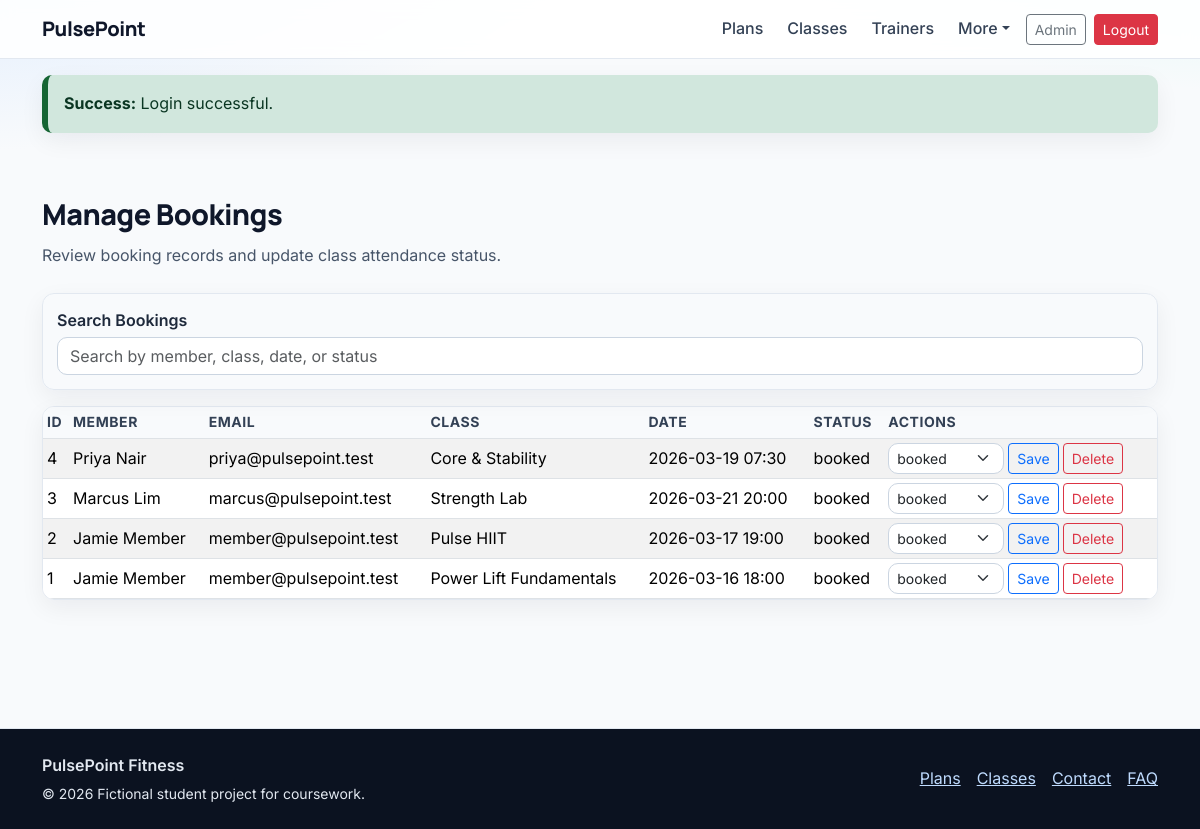
Screenshot of /admin/bookings (signed in) with the database file from the repository.
### tables this page shows
CREATE TABLE bookings (
  id INT AUTO_INCREMENT PRIMARY KEY,
  user_id INT NOT NULL,
  class_id INT NOT NULL,
  booking_status ENUM('booked','cancelled','completed') NOT NULL DEFAULT 'booked',
  created_at TIMESTAMP DEFAULT CURRENT_TIMESTAMP,
  updated_at TIMESTAMP DEFAULT CURRENT_TIMESTAMP ON UPDATE CURRENT_TIMESTAMP,
  CONSTRAINT fk_bookings_user FOREIGN KEY (user_id) REFERENCES users(id) ON DELETE CASCADE,
  CONSTRAINT fk_bookings_class FOREIGN KEY (class_id) REFERENCES classes(id) ON DELETE CASCADE,
  UNIQUE KEY uq_active_booking (user_id, class_id, booking_status)
);

CREATE TABLE users (
  id INT AUTO_INCREMENT PRIMARY KEY,
  role_id INT NOT NULL,
  full_name VARCHAR(120) NOT NULL,
  email VARCHAR(150) NOT NULL UNIQUE,
  password_hash VARCHAR(255) NOT NULL,
  phone VARCHAR(30) DEFAULT NULL,
  created_at TIMESTAMP DEFAULT CURRENT_TIMESTAMP,
  updated_at TIMESTAMP DEFAULT CURRENT_TIMESTAMP ON UPDATE CURRENT_TIMESTAMP,
  CONSTRAINT fk_users_role FOREIGN KEY (role_id) REFERENCES roles(id)
);

CREATE TABLE classes (
  id INT AUTO_INCREMENT PRIMARY KEY,
  trainer_id INT NOT NULL,
  location_id INT NOT NULL,
  title VARCHAR(120) NOT NULL,
  description TEXT NOT NULL,
  class_date DATE NOT NULL,
  start_time TIME NOT NULL,
  end_time TIME NOT NULL,
  capacity INT NOT NULL,
  status ENUM('active','inactive') NOT NULL DEFAULT 'active',
  created_at TIMESTAMP DEFAULT CURRENT_TIMESTAMP,
  updated_at TIMESTAMP DEFAULT CURRENT_TIMESTAMP ON UPDATE CURRENT_TIMESTAMP,
  CONSTRAINT fk_classes_trainer FOREIGN KEY (trainer_id) REFERENCES trainers(id),
  CONSTRAINT fk_classes_location FOREIGN KEY (location_id) REFERENCES gym_locations(id)
);

### app/Core/helpers.php (called while the page is built, shortened)
<?php
function view(string $template, array $data = [], string $layout = 'main'): void
{
    extract($data, EXTR_SKIP);
    $viewPath = __DIR__ . '/../Views/' . $template . '.php';
    require $viewPath;
}
function e(?string $value): string
{
    return htmlspecialchars((string) $value, ENT_QUOTES, 'UTF-8');
}

### app/Core/Controller.php (called while the page is built, shortened)
<?php
class Controller
{
    protected function render(string $view, array $data = [], string $layout = 'main'): void
    {
        view($view, $data, $layout);
    }
}

### app/Controllers/AdminController.php (called while the page is built, shortened)
<?php
class AdminController extends Controller
{
    public function bookings(): void
    {
        $this->render('admin/bookings', ['title' => 'Manage Bookings', 'bookings' => (new BookingModel())->allWithDetails()]);
    }
}

### public/index.php (called while the page is built, shortened)
<?php
$uri = parse_url($_SERVER['REQUEST_URI'] ?? '/', PHP_URL_PATH) ?: '/';
$method = $_SERVER['REQUEST_METHOD'] ?? 'GET';
$routes = config('routes');
$matched = null;
foreach ($routes as $route) {
    [$routeMethod, $routePath, $controllerName, $action, $middleware] = $route;
    if ($method === $routeMethod && $uri === $routePath) {
        $matched = $route;
        break;
    }
}
[, , $controllerName, $action, $middleware] = $matched;
$controller = new $controllerClass();
$controller->$action();

### app/Models/BaseModel.php (called while the page is built, shortened)
<?php
abstract class BaseModel
{
    public function __construct()
    {
        $this->db = Database::connection();
    }
}

### app/Core/Database.php (called while the page is built, shortened)
<?php
class Database
{
    private static ?PDO $pdo = null;
    public static function connection(): PDO
    {
        if (self::$pdo !== null) {
            return self::$pdo;
        }
        $db = config('database');
        $dsn = sprintf(
            'mysql:host=%s;port=%d;dbname=%s;charset=%s',
            $db['host'],
            $db['port'],
            $db['name'],
            $db['charset']
        );
        try {
            self::$pdo = new PDO($dsn, $db['user'], $db['pass'], [
                PDO::ATTR_ERRMODE => PDO::ERRMODE_EXCEPTION,
                PDO::ATTR_DEFAULT_FETCH_MODE => PDO::FETCH_ASSOC,
                PDO::ATTR_EMULATE_PREPARES => false,
            ]);
        } catch (PDOException $e) {
            http_response_code(500);
            error_log('Database connection failed: ' . $e->getMessage());
            $app = config('app');
            if (($app['debug'] ?? false) === true) {
                exit('Database connection failed: ' . $e->getMessage());
            }
            exit('Database connection failed.');
        }
        return self::$pdo;
    }
}

### app/Models/BookingModel.php (called while the page is built, shortened)
<?php
class BookingModel extends BaseModel
{
    public function allWithDetails(): array
    {
        $sql = 'SELECT b.*, u.full_name, u.email, c.title, c.class_date, c.start_time
                FROM bookings b
                JOIN users u ON u.id = b.user_id
                JOIN classes c ON c.id = b.class_id
                ORDER BY b.id DESC';
        $stmt = $this->db->query($sql);
        return $stmt->fetchAll();
    }
}

### app/Views/admin/bookings.php (the view, shortened to what this page needs)
<section class="container page-shell">
  <h1 class="section-title">Manage Bookings</h1>
  <p class="section-subtitle">Review booking records and update class attendance status.</p>
  <div class="admin-toolbar">
    <label for="bookings-filter" class="form-label mb-1">Search Bookings</label>
    <input id="bookings-filter" type="search" class="form-control" placeholder="Search by member, class, date, or status" data-table-filter="#bookings-table">
  </div>
  <?php if (empty($bookings)): ?>
    <div class="empty-state">No bookings available.</div>
  <?php else: ?>
    <div class="table-responsive">
      <table id="bookings-table" class="table table-sm table-striped align-middle">
        <thead><tr><th>ID</th><th>Member</th><th>Email</th><th>Class</th><th>Date</th><th>Status</th><th>Actions</th></tr></thead>
        <tbody>
          <?php foreach ($bookings as $b): ?>
            <tr>
              <td><?= (int)$b['id'] ?></td>
              <td><?= e($b['full_name']) ?></td>
              <td><?= e($b['email']) ?></td>
              <td><?= e($b['title']) ?></td>
              <td><?= e($b['class_date']) ?> <?= e(substr($b['start_time'],0,5)) ?></td>
              <td><?= e($b['booking_status']) ?></td>
              <td class="d-flex gap-1">
                <form action="/admin/bookings/update" method="post" class="d-flex gap-1">
                  <select name="booking_status" class="form-select form-select-sm">
                    <option value="booked" <?= $b['booking_status']==='booked'?'selected':'' ?>>booked</option>
                  </select>
                  <button class="btn btn-sm btn-outline-primary">Save</button>
                </form>
                <form action="/admin/bookings/delete" method="post">
                  <button class="btn btn-sm btn-outline-danger">Delete</button>
                </form>
              </td>
            </tr>
          <?php endforeach; ?>
        </tbody>
      </table>
    </div>
  <?php endif; ?>
</section>

### public/assets/css/styles.css (style rules this page uses)
:root { --pp-bg: #f8fafc; --pp-bg-soft: #f1f5f9; --pp-surface: #ffffff; --pp-surface-alt: #f8fafc; --pp-text: #0f172a; --pp-muted: #475569; --pp-border: #e2e8f0; --pp-primary: #2563eb; --pp-primary-strong: #1d4ed8; --pp-accent: #0f766e; --pp-danger: #b91c1c; --pp-success: #166534; --pp-warning: #854d0e; --pp-focus: #0ea5e9; --pp-shadow-1: 0 8px 24px rgba(15, 23, 42, 0.06); --pp-shadow-2: 0 16px 40px rgba(15, 23, 42, 0.1); --pp-radius-lg: 16px; --pp-radius-md: 12px; --pp-radius-sm: 10px; --pp-space-1: 0.25rem; --pp-space-2: 0.5rem; --pp-space-3: 0.75rem; --pp-space-4: 1rem; --pp-space-5: 1.5rem; --pp-space-6: 2rem; --pp-space-7: 3rem; --pp-space-8: 4rem; }
* { box-sizing: border-box; }
html { font-size: 16px; scroll-behavior: smooth; }
body { font-family: "Inter", "Segoe UI", Tahoma, sans-serif; color: var(--pp-text); line-height: 1.6; background: radial-gradient(1000px 360px at -5% -10%, #dbeafe 0%, transparent 65%), radial-gradient(1000px 400px at 110% -20%, #ccfbf1 0%, transparent 65%), var(--pp-bg); }
h1, h2, h3, h4, h5, h6, .section-title, .navbar-brand { font-family: "Manrope", "Segoe UI", Tahoma, sans-serif; letter-spacing: -0.02em; }
.page-shell { padding-block: var(--pp-space-7); }
.section-title { font-size: clamp(1.55rem, 2.4vw, 2.3rem); font-weight: 800; margin-bottom: var(--pp-space-3); }
.section-subtitle { color: var(--pp-muted); max-width: 62ch; margin-bottom: var(--pp-space-5); }
.form-label { font-weight: 600; color: #1e293b; }
.form-control, .form-select { border-color: #cbd5e1; border-radius: var(--pp-radius-sm); }
.table { margin-bottom: 0; }
.table th { white-space: nowrap; font-size: 0.875rem; text-transform: uppercase; letter-spacing: 0.04em; color: #334155; }
.table td { vertical-align: middle; }
.table-responsive { border: 1px solid var(--pp-border); border-radius: var(--pp-radius-md); background: var(--pp-surface); box-shadow: var(--pp-shadow-1); }
.table-responsive thead th { position: sticky; top: 0; z-index: 1; background: #f8fafc; }
.admin-toolbar { position: sticky; top: 72px; z-index: 90; background: rgba(248, 250, 252, 0.96); backdrop-filter: blur(6px); border: 1px solid var(--pp-border); border-radius: var(--pp-radius-md); box-shadow: var(--pp-shadow-1); padding: 0.875rem; margin-bottom: 1rem; }
.pp-fade-in { animation: ppFadeIn 260ms ease-out; }

### rows the page displays
bookings: id "4", user.full_name "Priya Nair", user.email "priya@pulsepoint.test", class.title "Core & Stability", class.class_date "2026-03-19", class.start_time "07:30", booking_status "booked"
bookings: id "3", user.full_name "Marcus Lim", user.email "marcus@pulsepoint.test", class.title "Strength Lab", class.class_date "2026-03-21", class.start_time "20:00", booking_status "booked"
bookings: id "2", user.full_name "Jamie Member", user.email "member@pulsepoint.test", class.title "Pulse HIIT", class.class_date "2026-03-17", class.start_time "19:00", booking_status "booked"
bookings: id "1", user.full_name "Jamie Member", user.email "member@pulsepoint.test", class.title "Power Lift Fundamentals", class.class_date "2026-03-16", class.start_time "18:00", booking_status "booked"

### other values shown
$msg "Login successful."
